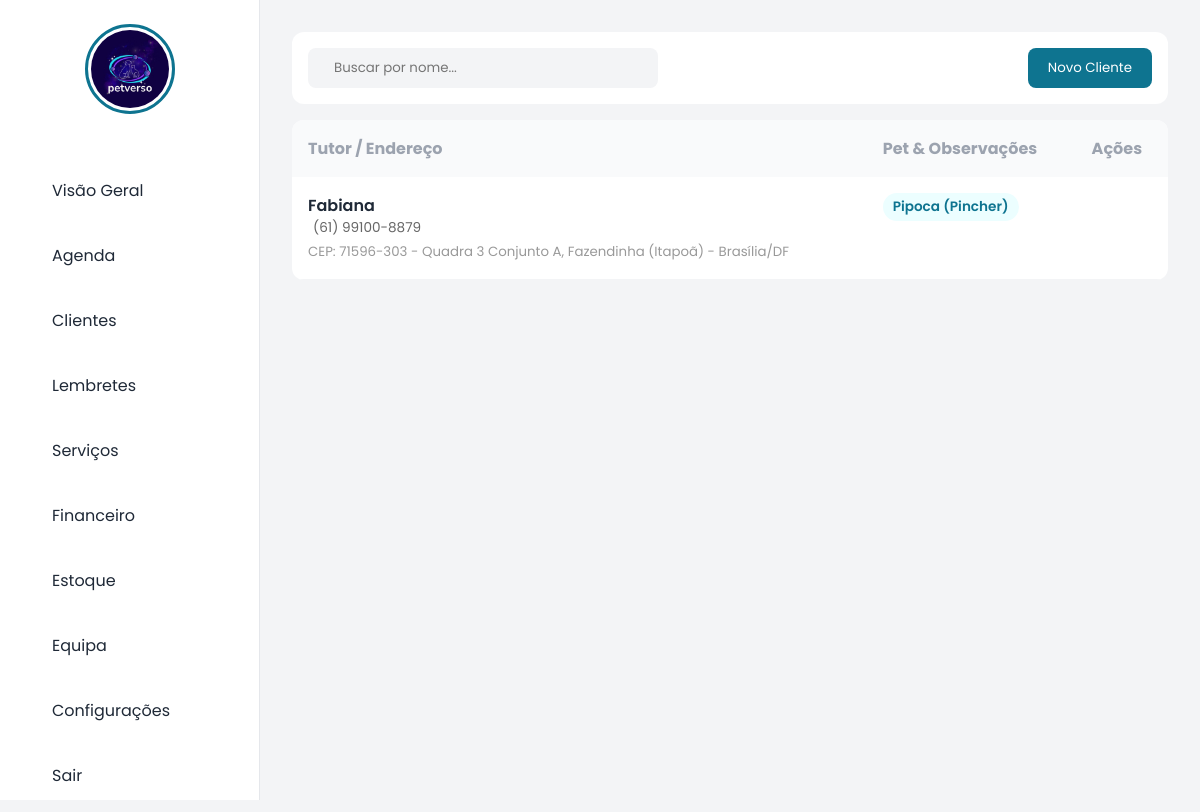
/clientes (signed in), run on the app's committed database.
### tables this page shows
CREATE TABLE clientes (
            id INTEGER PRIMARY KEY AUTOINCREMENT,
            nome_tutor TEXT NOT NULL,
            whatsapp TEXT,
            cep TEXT,
            endereco TEXT,
            nome_pet TEXT NOT NULL,
            raca TEXT,
            porte TEXT,
            comportamento TEXT,
            observacoes TEXT
        , cpf TEXT);

### app.py (the view, shortened to what this page needs)
@app.route('/clientes', methods=['GET', 'POST'])
def clientes():
    if not tem_permissao('clientes'): return redirect('/dashboard')
    conn = get_db_connection()
    lista_clientes = conn.execute("SELECT * FROM clientes ORDER BY nome_tutor").fetchall()
    conn.close()
    return render_template('clientes.html', clientes=lista_clientes)

### app.py (called while the page is built)
@app.context_processor
def inject_cache_buster():
    return dict(cache_buster=time.time())

def get_db_connection():
    conn = sqlite3.connect(DB_NAME)
    conn.row_factory = sqlite3.Row # Permite chamar colunas pelo nome
    return conn

def tem_permissao(area):
    if 'user_id' not in session: return False
    if session.get('cargo') == 'gerente': return True
    permissoes_usuario = session.get('permissoes', '')
    if not permissoes_usuario: return False
    lista = permissoes_usuario.split(',')
    return area in lista

### templates/clientes.html (shortened to what this page needs)
<!DOCTYPE html>
<html lang="pt-pt">
<head>
    <link rel="stylesheet" href="/static/style.css">
</head>
<body>
  <nav class="sidebar">
    <div class="sidebar-header">
        <img src="{{ url_for('static', filename='logo.png') }}?v={{ cache_buster }}" alt="Logo" class="logo-circulo">
    </div>
    <a href="/dashboard" class="menu-item"> Visão Geral</a>
    {% if tem_permissao('agenda') %}
    <a href="/agenda" class="menu-item"> Agenda</a>
    {% endif %}
    {% if tem_permissao('clientes') %}
    <a href="/clientes" class="menu-item"> Clientes</a>
    {% endif %}
    <a href="/lembretes" class="menu-item"> Lembretes</a>
    {% if tem_permissao('servicos') %}
    <a href="/servicos" class="menu-item"> Serviços</a>
    {% endif %}
    {% if tem_permissao('financeiro') %}
    <a href="/financeiro" class="menu-item"> Financeiro</a>
    {% endif %}
    {% if tem_permissao('estoque') %}
    <a href="/estoque" class="menu-item"> Estoque</a>
    {% endif %}
    {% if session['cargo'] == 'gerente' %}
    <a href="/equipa" class="menu-item"> Equipa</a>
    {% endif %}
    {% if session['cargo'] == 'gerente' %}
    <a href="/configuracoes" class="menu-item"> Configurações</a>
{% endif %}
    <div style="margin-top: auto;">
        <a href="/logout" class="menu-item"> Sair</a>
    </div>
</nav>
    <main class="main-content">
        <div style="display:flex; justify-content:space-between; background:white; padding:1rem; border-radius:12px;">
            <div style="display:flex; align-items:center; background:#f3f4f6; padding:0.5rem 1rem; border-radius:8px; width:350px;">
                <input type="search" placeholder="Buscar por nome..." onkeyup="filtrarTabela()" style="border:none; background:transparent; margin-left:10px; width:100%; outline:none;">
            </div>
            <button onclick="novoCliente()" style="background:var(--primary-color); color:white; border:none; padding:10px 20px; border-radius:8px; cursor:pointer;">
                 Novo Cliente
            </button>
        </div>
        <table>
            <thead>
                <tr>
                    <th>Tutor / Endereço</th>
                    <th>Pet & Observações</th>
                    <th>Ações</th>
                </tr>
            </thead>
            <tbody>
                {% for cliente in clientes %}
                <tr>
                    <td>
                        <span style="font-weight:600; display:block;">{{ cliente['nome_tutor'] }}</span>
                        <div style="font-size:0.85rem; color:#666; display:flex; gap:5px; align-items:center;">
                             {{ cliente['whatsapp'] }}
                        </div>
                        <small style="color:#999;">
                            {% if cliente['cep'] %}CEP: {{ cliente['cep'] }} - {% endif %}
                            {{ cliente['endereco'] }}
                        </small>
                    </td>
                    <td>
                        <span class="pet-tag"> {{ cliente['nome_pet'] }} ({{ cliente['raca'] }})</span>
                    </td>
                    <td>
                        <div style="display: flex; gap: 5px; align-items: center;">
                            <a href="https://wa.me/55{{ cliente['whatsapp']|replace('(','')|replace(')','')|replace('-','')|replace(' ','') }}" target="_blank" class="btn-icon btn-zap" title="WhatsApp">
                            </a>
                            <button onclick="editarCliente(this)"
                                data-id="{{ cliente['id'] }}"
                                data-nome="{{ cliente['nome_tutor'] }}"
                                data-zap="{{ cliente['whatsapp'] }}"
                                data-cpf="{{ cliente['cpf'] }}"
                                data-cep="{{ cliente['cep'] }}"
                                data-end="{{ cliente['endereco'] }}"
                                data-pet="{{ cliente['nome_pet'] }}"
                                data-raca="{{ cliente['raca'] }}"
                                data-porte="{{ cliente['porte'] }}"
                                data-comp="{{ cliente['comportamento'] }}"
                                data-obs="{{ cliente['observacoes'] }}"
                                class="btn-icon btn-edit" title="Editar">
                            </button>
                            <form action="/clientes" method="POST" onsubmit="return confirm('Tem certeza que deseja excluir {{ cliente['nome_pet'] }}?');" style="margin:0;">
                                <button type="submit" class="btn-icon btn-trash" title="Excluir">
                                </button>
                            </form>
                        </div>
                    </td>
                </tr>
                {% else %}
                <tr><td colspan="3" style="text-align:center; padding:2rem;">Nenhum cliente cadastrado.</td></tr>
                {% endfor %}
            </tbody>
        </table>
    </main>
</body>
</html>

### static/style.css (style rules this page uses)
:root { --primary-color: #0e7490; --bg-color: #f3f4f6; --text-dark: #1f2937; }
* { margin: 0; padding: 0; box-sizing: border-box; font-family: 'Poppins', sans-serif; }
body { background-color: var(--bg-color); color: var(--text-dark); display: flex; height: 100vh; overflow: hidden; }
.sidebar { width: 260px; background: white; border-right: 1px solid #e5e7eb; padding: 1.5rem; display: flex; flex-direction: column; flex-shrink: 0; }
.sidebar-header { margin-bottom: 3rem; display: flex; justify-content: center; }
.logo-circulo { width: 90px; height: 90px; border-radius: 50%; object-fit: cover; border: 3px solid var(--primary-color); padding: 3px; }
.menu-item { display: flex; align-items: center; gap: 12px; padding: 1rem; color: var(--text-dark); text-decoration: none; border-radius: 8px; margin-bottom: 0.5rem; transition: 0.3s; }
.main-content { flex: 1; padding: 2rem; overflow-y: auto; }

### templates/clientes.html (style rules this page uses)
table { width: 100%; border-collapse: collapse; background: white; border-radius: 12px; overflow: hidden; margin-top: 1rem; }
th { text-align: left; background: #f9fafb; padding: 1rem; color: #9ca3af; }
td { padding: 1rem; border-bottom: 1px solid #f3f4f6; vertical-align: top; }
.pet-tag { background: #ecfeff; color: var(--primary-color); padding: 4px 10px; border-radius: 20px; font-size: 0.85rem; font-weight: 600; display: inline-block; }
.btn-icon { background: none; border: none; font-size: 1.4rem; cursor: pointer; padding: 5px; transition: 0.2s; border-radius: 6px; }
.btn-edit { color: #0e7490; }
.btn-trash { color: #9ca3af; }
.btn-zap { color: green; }

### data on the page
clientes: nome_tutor "Fabiana", whatsapp "(61) 99100-8879", cep "71596-303", endereco "Quadra 3 Conjunto A, Fazendinha (Itapoã) - Brasília/DF", nome_pet "Pipoca", raca "Pincher"
